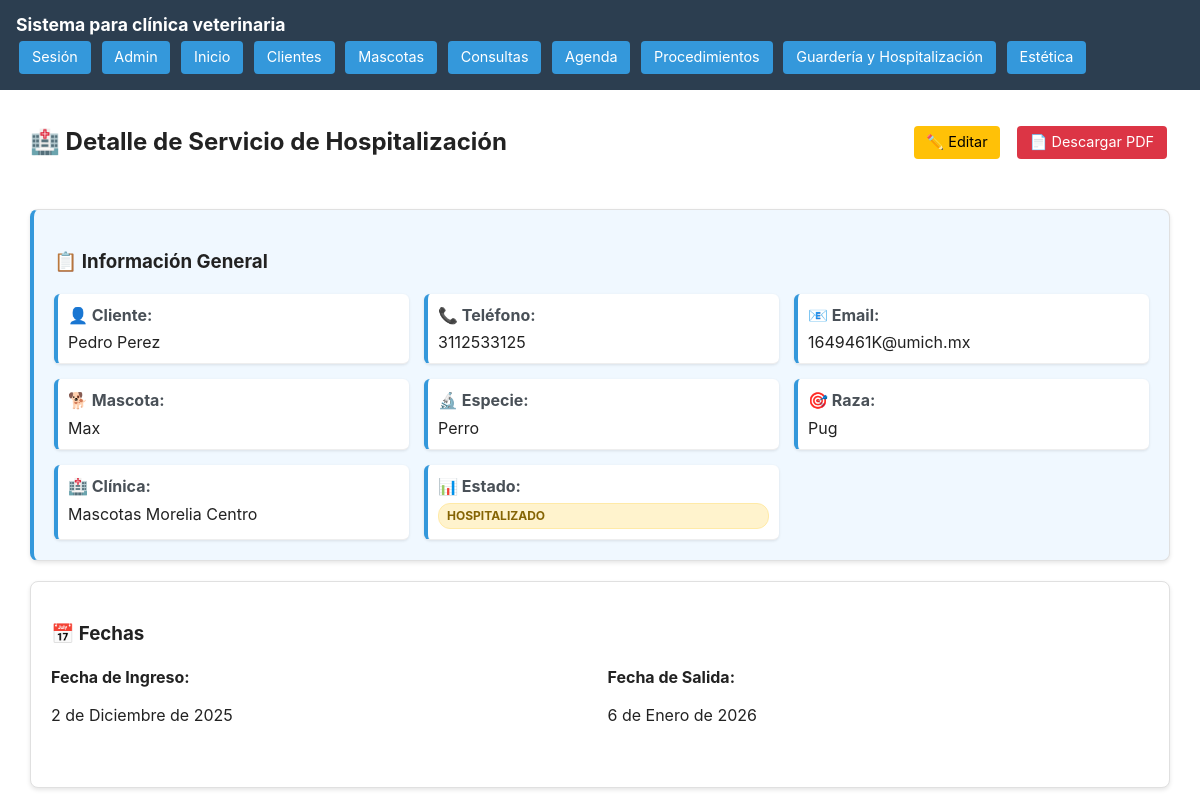
Before: /guarderia-Hospitalizacion/detalleServicioHospitalizacion/1/ (signed in, upper part) with the older database file.
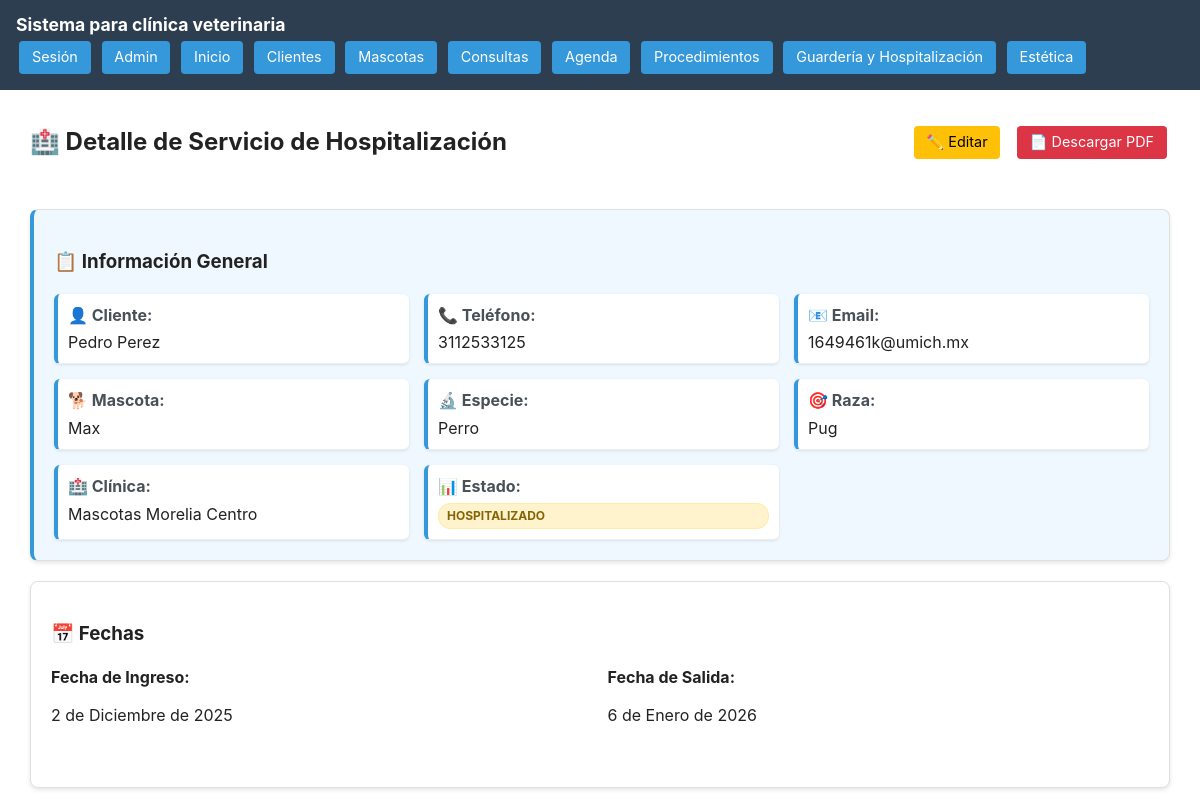
After: the same page with the newer database file.
### GuarderiaHospitalizacion/models.py (models this page shows, shortened)
class Hospitalizacion(models.Model):
    CLINICAS = [
        ('Mascotas Morelia Centro (Samuel Castañon Pte. 73 Centro 60600 Apatzingán, Mich. Número 453-227-1694)', 'Mascotas Morelia Centro (Samuel Castañon Pte. 73 Centro 60600 Apatzingán, Mich. Número 453-227-1694)'),
    ]
    ESTADOS = [
        ('Hospitalizado', 'Hospitalizado'),
        ('Alta', 'Alta'),
    ]
    mascota = models.ForeignKey(Mascotas, on_delete=models.CASCADE)
    motivo = models.TextField(blank=True)
    diagnostico = models.TextField(blank=True)
    observaciones = models.TextField(blank=True)
    tratamientos = models.TextField(blank=True)
    evolucion = models.TextField(blank=True)
    otrosDatos = models.TextField(blank=True)
    fotoAntes = models.TextField(blank=True)
    fotoDespues = models.TextField(blank=True)
    clinicaVeterinaria = models.CharField(
        max_length=255,
        choices=CLINICAS,
        default='Mascotas Morelia Centro (Samuel Castañon Pte. 73 Centro 60600 Apatzingán, Mich. Número 453-227-1694)'
    )
    pagado = models.FloatField(default=0)#esto es por si deja anticipo
    pagoTotal = models.FloatField(default=0)
    fechaEntrada = models.DateField()
    fechaSalida = models.DateField(blank=True, null=True)
    estado = models.CharField(
        max_length=255,
        choices=ESTADOS,
        default='Hospitalizado'
    )

### ClientesMascotas/models.py (models this page shows)
class Mascotas(models.Model):
    SEXOS = [
        ('macho', 'macho'),
        ('hembra', 'hembra'),
    ]
    cliente = models.ForeignKey(Clientes, on_delete=models.CASCADE)
    nombre = models.CharField(max_length=255)
    especie = models.CharField(max_length=255)
    raza = models.CharField(max_length=255)
    fechaNacimiento = models.DateField()
    peso = models.FloatField()
    vacunas = models.TextField(blank=True)
    ultimaDesparasitacion = models.DateField(blank= True, null=True)
    ultimoDesparasitante = models.TextField(blank=True)
    alergias = models.TextField(blank=True)
    vive = models.BooleanField(default=True)
    sexo = models.CharField(
        max_length=20,
        choices=SEXOS,
        default='macho'  # puedes poner un valor por defecto si quieres
    )
    alimento = models.TextField(blank = True)

class Clientes(models.Model):
    nombre = models.CharField(max_length=255)
    email = models.EmailField(unique=True, blank = True)
    telefono = models.CharField(max_length=20, unique = True)
    direccion = models.TextField(blank=True)

### GuarderiaHospitalizacion/views.py (the view)
# urls.py: path('detalleServicioHospitalizacion/<int:pk>/', views.servicio_hospitalizacion_detalle, name='servicio_hospitalizacion_detalle'),
@login_required
def servicio_hospitalizacion_detalle(request, pk):
    hospitalizacion = get_object_or_404(Hospitalizacion, pk=pk)
    datos_mascota = {
        'nombre': hospitalizacion.mascota.nombre,
        'especie': hospitalizacion.mascota.especie,
        'raza': hospitalizacion.mascota.raza,
        'fechaNacimiento': hospitalizacion.mascota.fechaNacimiento,
        'peso': hospitalizacion.mascota.peso,
        'sexo': hospitalizacion.mascota.get_sexo_display(),
        'vacunas': hospitalizacion.mascota.vacunas,
        'alergias': hospitalizacion.mascota.alergias,
        'ultimaDesparasitacion': hospitalizacion.mascota.ultimaDesparasitacion,
        'ultimoDesparasitante': hospitalizacion.mascota.ultimoDesparasitante,
        'alimento': hospitalizacion.mascota.alimento,
        'cliente_nombre': hospitalizacion.mascota.cliente.nombre,
        'cliente_telefono': hospitalizacion.mascota.cliente.telefono,
        'cliente_email': hospitalizacion.mascota.cliente.email,
        'vive': hospitalizacion.mascota.vive,
    }
    return render(request, 'guarderiaHospitalizacion/hospitalizacion/detalleServicio.html', {
        'hospitalizacion': hospitalizacion,
        'datos_mascota': datos_mascota,
    })

### templates/guarderiaHospitalizacion/hospitalizacion/detalleServicio.html (shortened to what this page needs)
{% extends 'base.html' %}
{% block content %}
<section class="container">
    <div class="header-actions">
        <h2>🏥 Detalle de Servicio de Hospitalización</h2>
        <div class="action-buttons">
            <a href="{% url 'servicio_hospitalizacion_editar' hospitalizacion.pk %}" class="btn-home" style="background: #ffc107; color: black;">
                ✏️ Editar
            </a>
            <a href="{% url 'generar_pdf_hospitalizacion' hospitalizacion.pk %}" class="btn-home" style="background: #dc3545;">
                📄 Descargar PDF
            </a>
        </div>
    </div>
    <div class="form-section" style="background: #f0f8ff; border-left: 4px solid #3498db;">
        <h3>📋 Información General</h3>
        <div class="info-grid">
            <div class="info-item">
                <strong>👤 Cliente:</strong>
                <span>{{ hospitalizacion.mascota.cliente.nombre }}</span>
            </div>
            <div class="info-item">
                <strong>📞 Teléfono:</strong>
                <span>{{ hospitalizacion.mascota.cliente.telefono|default:"No especificado" }}</span>
            </div>
            <div class="info-item">
                <strong>📧 Email:</strong>
                <span>{{ hospitalizacion.mascota.cliente.email|default:"No especificado" }}</span>
            </div>
            <div class="info-item">
                <strong>🐕 Mascota:</strong>
                <span>{{ hospitalizacion.mascota.nombre }}</span>
            </div>
            <div class="info-item">
                <strong>🔬 Especie:</strong>
                <span>{{ hospitalizacion.mascota.especie|default:"No especificado" }}</span>
            </div>
            <div class="info-item">
                <strong>🎯 Raza:</strong>
                <span>{{ hospitalizacion.mascota.raza|default:"No especificado" }}</span>
            </div>
            <div class="info-item">
                <strong>🏥 Clínica:</strong>
                <span>{{ hospitalizacion.clinicaVeterinaria }}</span>
            </div>
            <div class="info-item">
                <strong>📊 Estado:</strong>
                <span class="status-badge status-{{ hospitalizacion.estado|lower }}">
                    {{ hospitalizacion.estado }}
                </span>
            </div>
        </div>
    </div>
    <div class="form-section">
        <h3>📅 Fechas</h3>
        <div class="form-grid">
            <div class="form-group">
                <strong>Fecha de Ingreso:</strong>
                <p>{{ hospitalizacion.fechaEntrada }}</p>
            </div>
            <div class="form-group">
                <strong>Fecha de Salida:</strong>
                <p>
                    {% if hospitalizacion.fechaSalida %}
                        {{ hospitalizacion.fechaSalida }}
                    {% else %}
                        <span class="badge badge-info">En hospitalización</span>
                    {% endif %}
                </p>
            </div>
        </div>
    </div>
</section>
{% endblock %}

Changed rows visible on the page:
changed through a linked row, Hospitalizacion "Mascotas Morelia Centro": mascota.cliente.email "1649461K@umich.mx" → "1649461k@umich.mx"
